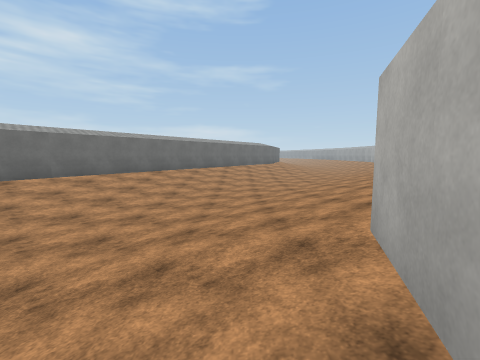
View 1 (above)

16 first-person views from a walk through a scene from a Unity 3-D project. The camera is 1.5 m above the floor, tilts 6° down and sees 90° across. The floor is counted in squares, 2 m on a side. Each view is taken from the middle of a square. On the plan, view 1 faces up. The plan holds only what a view shows up to about 9 squares ahead; the rest is blank. The place goes on beyond the plan. The player is left out. Surface patterns are stand-ins for the level's own textures.

View 2
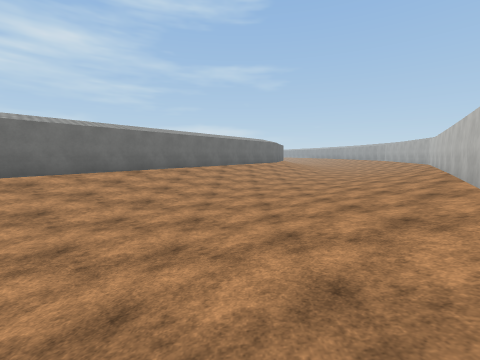

View 3
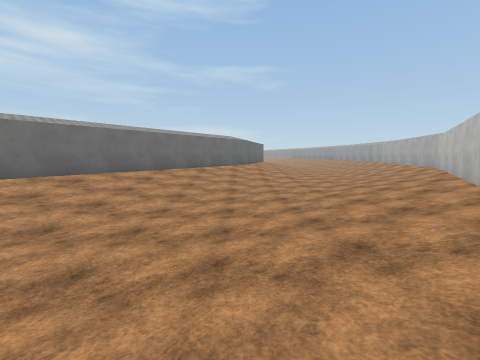

View 4
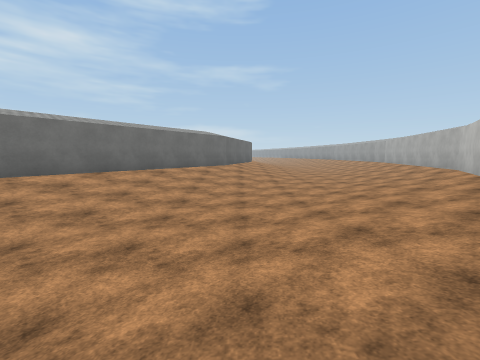

View 5
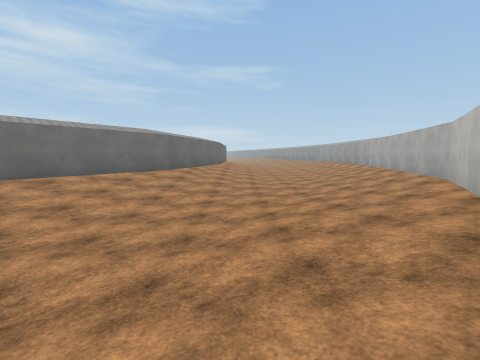

View 6
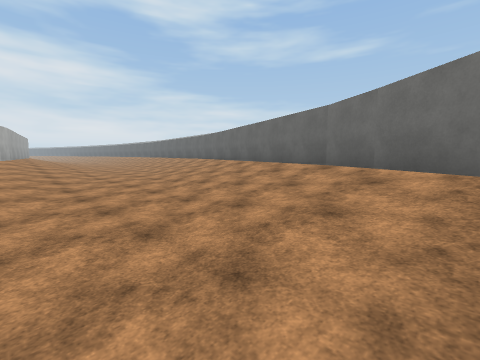

View 7
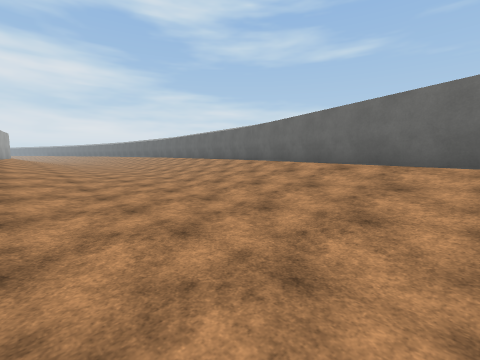

View 8
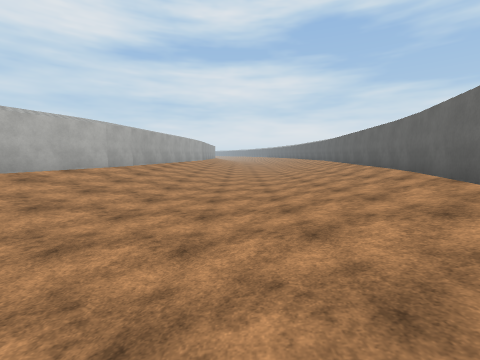

View 9
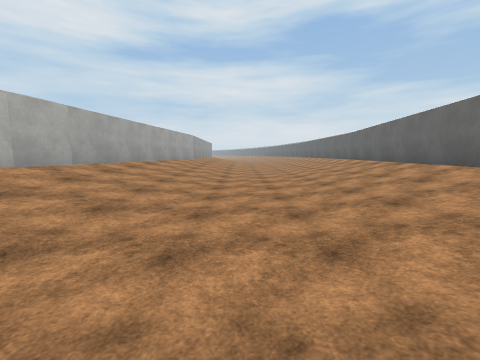

View 10
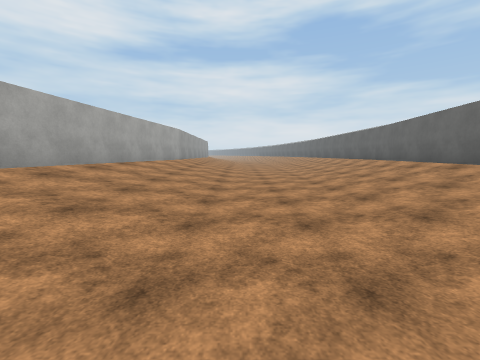

View 11
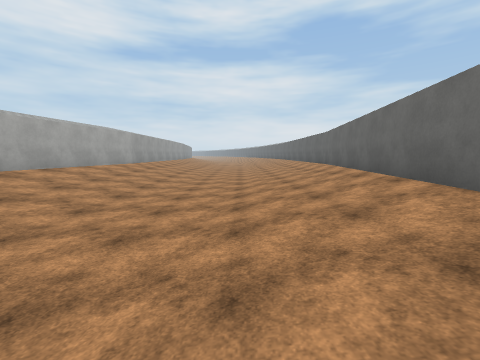

View 12
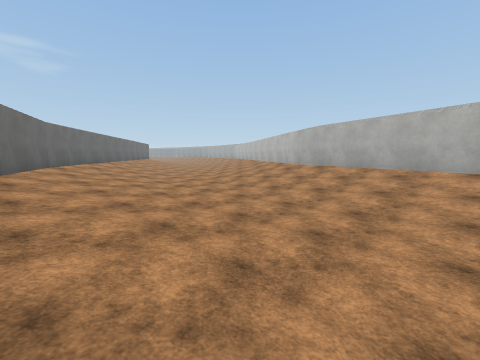

View 13
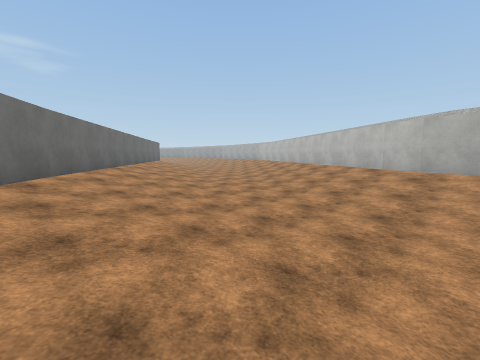

View 14
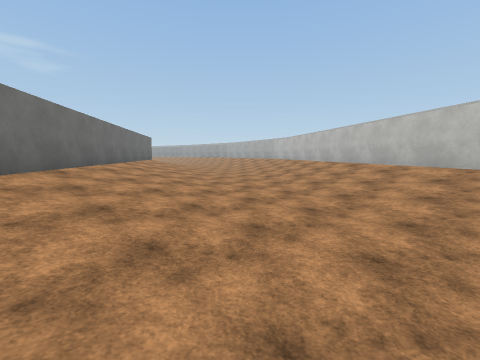

View 15
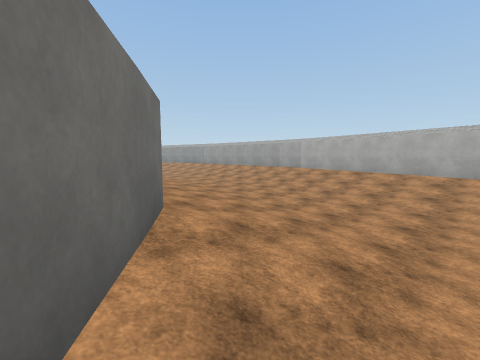

View 16
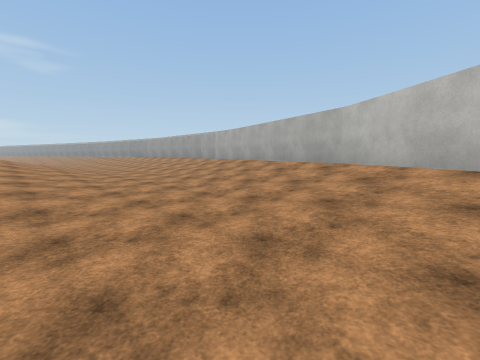

### Floor plan
Key: @ floor where view 1 was taken; # wall or solid block; . main floor; : floor 0.25 m higher than the main floor; + floor 0.5 m higher than the main floor; * floor 0.75 m higher than the main floor; % floor 1 m higher than the main floor.
Columns run from 10 left of view 1 to 11 right of it. Each row starts with its distance up from view 1.
 18             #%+:..:+*#
 17            ##*+:..:+%#
 16           ##%+:...+*##
 15           #%*+:..:+*#
 14          ##*+:..:+*%#
 13         ##*+:...:+%##
 12        ##%+:...:+*##
 11        #%*+:..:+*%#
 10       ##*+:...:+%##
  9      ##%+:...:+*##
  8      #%*+:..:+*##
  7     ##*+:...:*%#
  6     #%+:...:+*##
  5    ##*+:..:+*##
  4    #%+:..:+*%#
  3   ##*+:..:+%##
  2   #%*:...+*##
  1   #%+:..:+*#
  0  ##*+:..:+@#
 -1  #%*:..:+*##
 -2  #*+:..:+*#
 -3  #*+:..:*%#
 -4 ##*:..:+*##
 -5 #%+:..:+*#
 -6 #%+:..:+%#
 -7 #%+:..:+%#
 -8 #*+:..:*%#
 -9 #*+:..:*##
-10 #*+...+*#
-11 #*:..:+*#

Positions as (right, up) in squares from view 1, and headings:
1: (0, 0), facing up
2: (0, 2), facing up
3: (2, 5), facing up
4: (3, 7), facing up
5: (5, 9), facing up
6: (-1, 8), facing down-left
7: (-2, 4), facing down-left
8: (-5, 3), facing down
9: (-5, 0), facing down
10: (-5, -3), facing down
11: (-7, -3), facing down
12: (-7, -3), facing up-right
13: (-6, 1), facing up-right
14: (-4, 4), facing up-right
15: (1, 15), facing up-right
16: (4, 12), facing up-right
